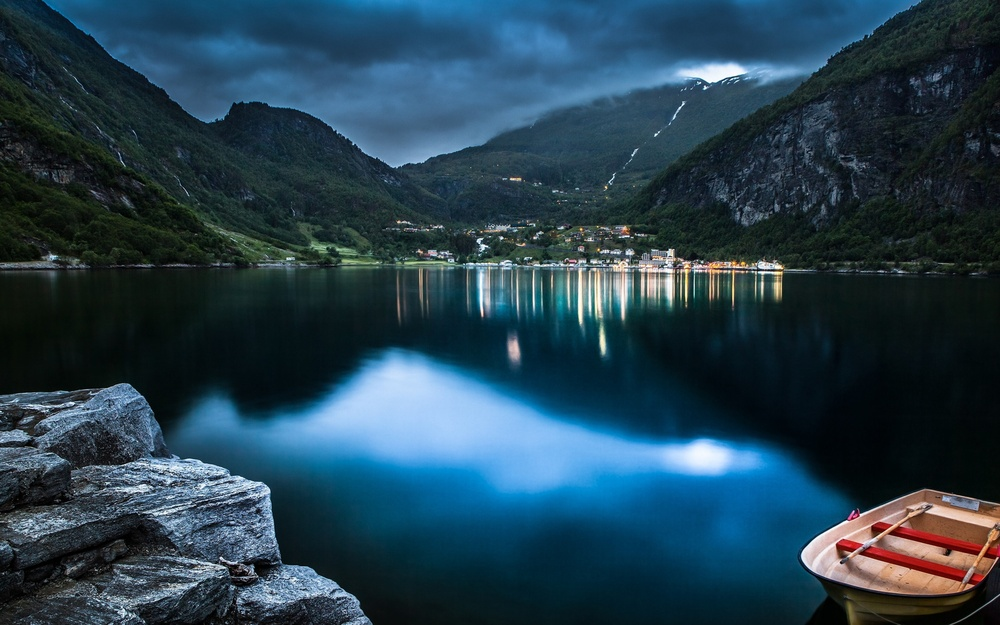
//> input picture OpenCV/Shapes/Shapes/task3/Source2.jpg, 1000 x 625 px, shrunk from 3840 x 2400 before the run
$ ./main   (built with g++ and OpenCV 4)
//> lines starting //> are read from the running program, lines starting //| are printed output that depends on the picture; after the words box and inside, x2 and y2 are one past the last pixel; in counts of white or black regions, pixels touching at a corner belong together
#include <opencv2/core/core.hpp>
#include <opencv2/core.hpp>
#include <opencv2/highgui/highgui.hpp>
#include <opencv2/imgproc/imgproc.hpp>
#include <stdio.h>
#include <stdlib.h>
#include <string>
#include <iostream>
#include <ctime>


# define M_PIl 3.141592653589793238462643383279502884L

using namespace cv;
using namespace std;

Mat img;


string input()
{
	setlocale(LC_ALL, "Russian");
	string filename;
	cout << "\nВведите название файла и нажмите enter" << endl;
	cout << "file.jpg" << endl;
	cout << "sf.jpg" << endl;
	cout << "sf2.jpg" << endl;
	cout << "road.png" << endl;
	cout << "lisii.png" << endl;
	cout << "jir.jpg" << endl;
	cout << "jir2.jpg" << endl;

	cin >> filename;
//> the answer given: ../../../../OpenCV/Shapes/Shapes/task3/Source2.jpg

	cout << "\nОткрыть файл: ";
	cout << filename << endl;

	return filename;

}

// [84 lines left out: functions inputVid, VideoCap, not called in this run]

string Image()
{

	string file = input();
	Mat img = imread(file, 1);
//> img is the input picture: 625 rows x 1000 cols, CV_8UC3; mean B, G, R 79.2, 64.2, 37.2
	string source_window = file;

	namedWindow(source_window, WINDOW_GUI_EXPANDED);
	imshow(source_window, img);

	Mat src_gray;
	Mat canny_output;

	cvtColor(img, src_gray, COLOR_RGB2GRAY); // перводит изображение в черно-белое
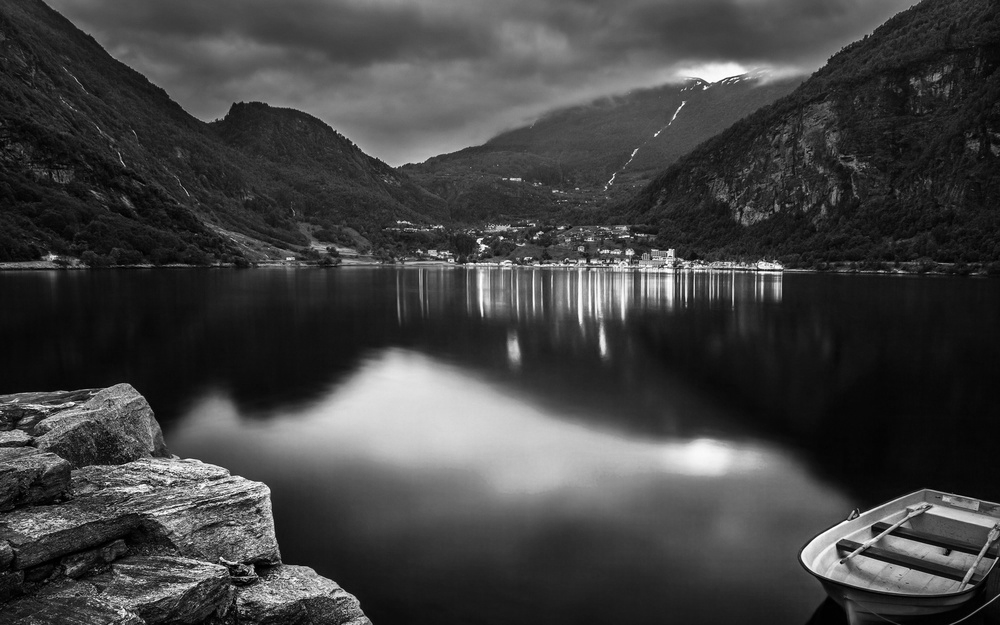
//> src_gray: 625 rows x 1000 cols, CV_8UC1; min 0, max 255, mean 65.6
	imwrite("cvtColor.jpg", src_gray); //создает файл черно-белого изображения
	blur(src_gray, src_gray, Size(10, 10)); //размывает изображение
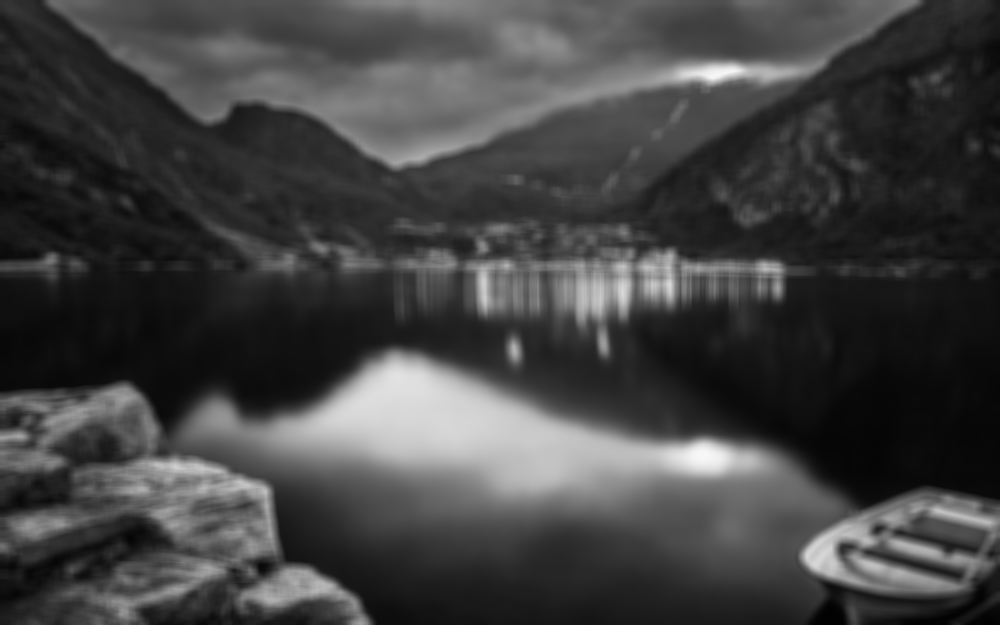
//> src_gray: 625 rows x 1000 cols, CV_8UC1; min 2, max 248, mean 65.7
	imwrite("blur.jpg", src_gray); // создает файл размытого изображения

	double otsu_tresh_val = threshold(src_gray, img, 0, 255, THRESH_BINARY | THRESH_OTSU); //определяет яркость серого изображения
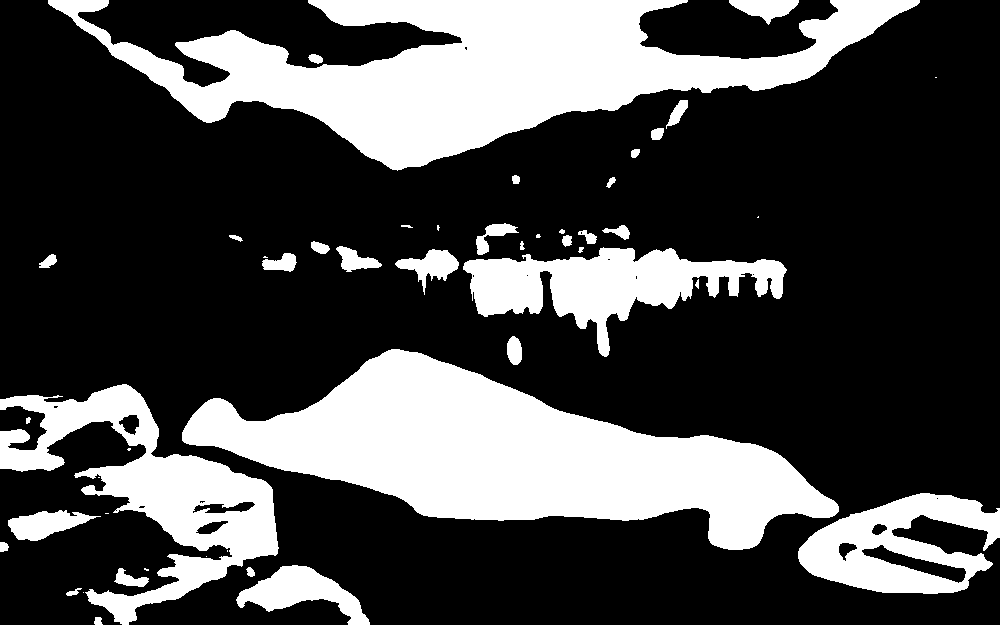
//> img: 625 rows x 1000 cols, CV_8UC1; 28.9% white; 48 white regions (12 under 20 px), largest, box (x1, y1, x2, y2) and area: (48, 0, 920, 171) 60768, (182, 349, 839, 550) 60401, (0, 384, 279, 625) 21863
//> otsu_tresh_val = 84

	double high_tresh_val = 40, lower_tresh_val = 40 * 0.5; //определяет максимумы и минимумы
	cout << "Фильтрация " << otsu_tresh_val << endl;
//| Фильтрация 84

	Canny(src_gray, canny_output, lower_tresh_val, high_tresh_val, 3); // алгоритм для работы трехканальное изображение
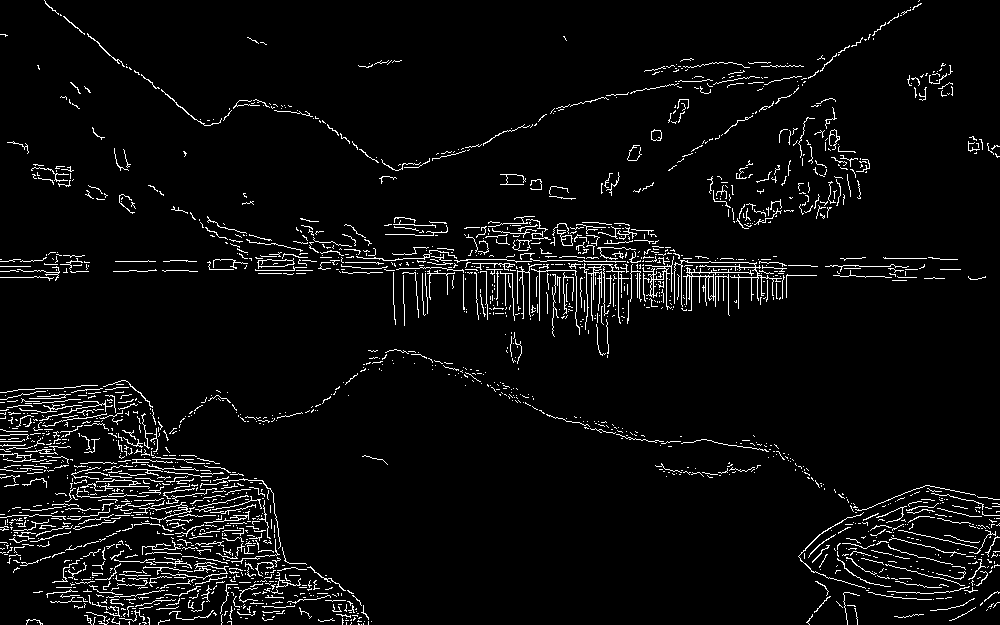
//> canny_output: 625 rows x 1000 cols, CV_8UC1; 4.6% white in thin lines or dots

	string source_grey_window = "Серое изображение";
	namedWindow(source_grey_window, WINDOW_GUI_EXPANDED);
	imshow(source_grey_window, canny_output);

	imwrite("canny_output.jpg", canny_output); //сохраняет и открывает обработанное изображение

	RNG rng(12345); //задает рандомные цвета из диапозона ниже
	vector<vector<Point>>contours;
	vector<Vec4i>hierarchy;

	findContours(canny_output, contours, hierarchy, RETR_TREE, CHAIN_APPROX_SIMPLE, Point(0, 0)); //
//> contours = 1977 contours, 1955 with area under 20; largest, box (x1, y1, x2, y2) and area: (257, 258, 295, 269) 206, (258, 259, 294, 267) 198, (557, 229, 573, 246) 99, (651, 129, 662, 141) 94, (561, 235, 573, 246) 90

	vector<Moments>mu(contours.size()); //создается вектор моментов, куда передается количество контуров, которое зависит от изображения
//> mu = 1977 items
	for (int i = 0; i < contours.size(); i++)
	{
		mu[i] = moments(contours[i], false); //часть вектора передается в столбцы массива mu
	}

	vector<Point2f>mc(contours.size());
	for (int i = 0; i < contours.size(); i++)
	{
		mc[i] = Point2f(mu[i].m10 / mu[i].m00, mu[i].m01 / mu[i].m00); // показывается x y векторы
	}
//> after the loop, mc = 1977 Points (x, y), first 12: [nan, nan], [nan, nan], [358.3, 623.7], [139.3, 623.3], [nan, nan], [nan, nan], [145, 622.5], [nan, nan], [nan, nan], [nan, nan], [nan, nan], [230.7, 621.3]

	for (int i = 0; i < contours.size(); i++)
	{
		printf("Контур № %d: центр масс - x = %.2f y = %.2f; длина - %.2a \n", i, mu[i].m10 / mu[i].m00, mu[i].m01 / mu[i].m00, arcLength(contours[i], true)); //2f - количество знаков после запятой, типа float
	}
//> this loop made 1977 passes
//| Контур № 0: центр масс - x = -nan y = -nan; длина - 0x0.00p+0
//| Контур № 1: центр масс - x = -nan y = -nan; длина - 0x1.00p+1
//| Контур № 2: центр масс - x = 358.33 y = 623.67; длина - 0x1.b5p+1
//| Контур № 3: центр масс - x = 139.33 y = 623.33; длина - 0x1.b5p+1
//| Контур № 4: центр масс - x = -nan y = -nan; длина - 0x1.35p+2
//| Контур № 5: центр масс - x = -nan y = -nan; длина - 0x1.00p+2
//| Контур № 6: центр масс - x = 145.00 y = 622.50; длина - 0x1.75p+3
//| Контур № 7: центр масс - x = -nan y = -nan; длина - 0x0.00p+0
//> (output is shown up to pass 8 of 1977)

	Mat drawing = Mat::zeros(canny_output.size(), CV_8UC3); //CV_8UC3 - изображение без знака с 3 каналами

	for (int i = 0; i < contours.size(); i++)
	{
		Scalar color = Scalar(rng.uniform(0, 255), rng.uniform(0, 255), rng.uniform(0, 255)); //указывает диапозон цвета, откуда будут браться случайные значения
		drawContours(drawing, contours, i, color, 2, 8, hierarchy, 0, Point()); //передается картинка, hierarchy - возвращает иерархию внешних контуров и отверстий.
																				//элементы 2 и 3 иерархии [idx] имеют не более одного из них, не равного -1: то есть
																				//у каждого элемента либо нет родителя или потомка, либо родителя, но нет потомка, либо потомка, но нет родителя
																				//Элемент с родителем, но без потомка, будет границей отверстия
		circle(drawing, mc[i], 4, color, -1, 5, 0); //выбирается изображение, центр масс, 4 - радиус, цвета, толщина
	}
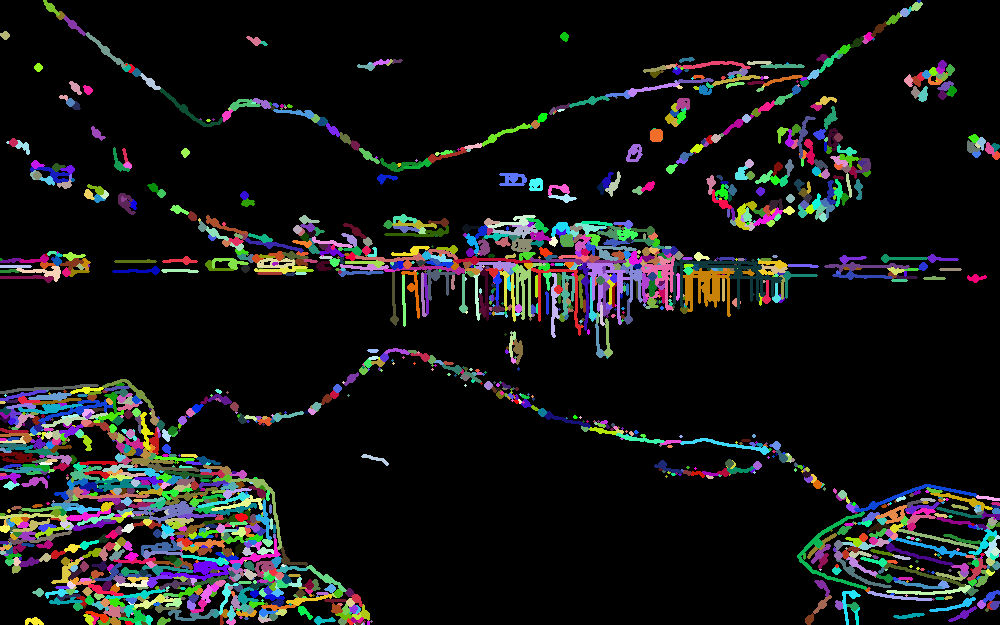
//> drawing: 625 rows x 1000 cols, CV_8UC3; mean B, G, R 22, 22.1, 21.4

	namedWindow("Contours", WINDOW_GUI_EXPANDED);
	imshow("Contours", drawing);

	waitKey(0);
//> (the run ends here: the program stops with an error, at `return 0;`)
